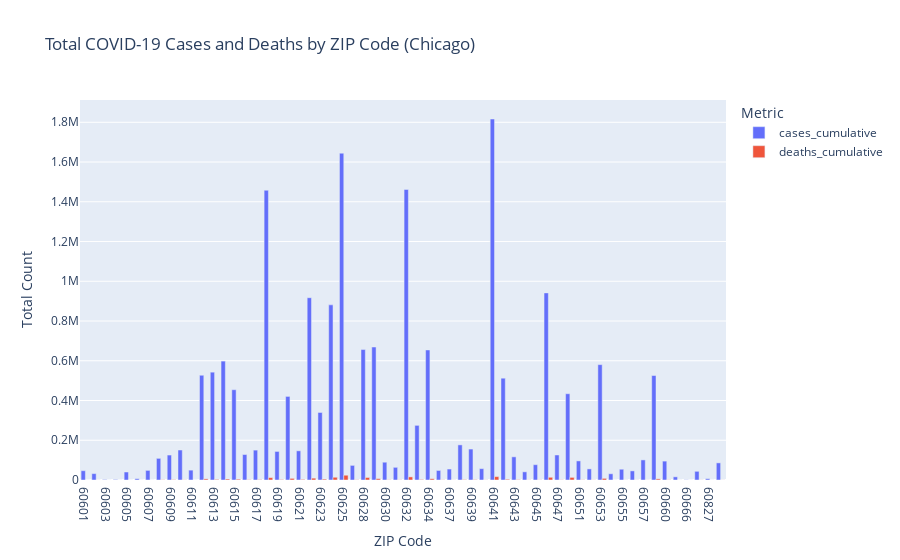

Notebook code for this chart:
### Code cell
#still not getting accurate representation with cleaned data set

import plotly.express as px

# transform for grouped bar chart format
df_long = df_covid_totals.melt(id_vars="zip_code", value_vars=["cases_cumulative", "deaths_cumulative"],
                      var_name="Metric", value_name="Total")

# Create grouped bar chart
fig = px.bar(df_long, x="zip_code", y="Total", color="Metric", barmode="group",
             title="Total COVID-19 Cases and Deaths by ZIP Code (Chicago)",
             labels={"zip_code": "ZIP Code", "Total": "Total Count", "Metric": "Metric"})

fig.show()

### Figure 1 — Plotly figure (JSON) as saved in the notebook; plotly's stock layout.template omitted (floating-point values rounded to 4 significant figures)
{"data": [{"alignmentgroup": "True", "hovertemplate": "Metric=cases_cumulative<br>ZIP Code=%{x}<br>Total Count=%{y}<extra></extra>", "legendgroup": "cases_cumulative", "marker": {"color": "#636efa", "pattern": {"shape": ""}}, "name": "cases_cumulative", "offsetgroup": "cases_cumulative", "orientation": "v", "showlegend": true, "textposition": "auto", "type": "bar", "x": ["60601", "60602", "60603", "60604", "60605", "60606", "60607", "60608", "60609", "60610", "60611", "60612", "60613", "60614", "60615", "60616", "60617", "60618", "60619", "60620", "60621", "60622", "60623", "60624", "60625", "60626", "60628", "60629", "60630", "60631", "60632", "60633", "60634", "60636", "60637", "60638", "60639", "60640", "60641", "60642", "60643", "60644", "60645", "60646", "60647", "60649", "60651", "60652", "60653", "60654", "60655", "60656", "60657", "60659", "60660", "60661", "60666", "60707", "60827", "Unknown"], "xaxis": "x", "y": [46834, 32148, 2286, 2520, 40188, 6553, 48420, 108947, 125573, 150895, 49654, 527105, 542650, 598292, 454344, 128229, 150400, 1458008, 143731, 420618, 146902, 917286, 339805, 881304, 1644530, 73524, 656427, 669253, 89545, 63773, 1462055, 274972, 654425, 48032, 55166, 176680, 155741, 56992, 1816578, 512338, 116582, 41115, 77051, 941614, 125891, 434149, 96126, 55839, 580479, 31357, 54184, 45842, 101116, 525758, 95061, 15989, 1115, 43712, 6606, 86170], "yaxis": "y"}, {"alignmentgroup": "True", "hovertemplate": "Metric=deaths_cumulative<br>ZIP Code=%{x}<br>Total Count=%{y}<extra></extra>", "legendgroup": "deaths_cumulative", "marker": {"color": "#EF553B", "pattern": {"shape": ""}}, "name": "deaths_cumulative", "offsetgroup": "deaths_cumulative", "orientation": "v", "showlegend": true, "textposition": "auto", "type": "bar", "x": ["60601", "60602", "60603", "60604", "60605", "60606", "60607", "60608", "60609", "60610", "60611", "60612", "60613", "60614", "60615", "60616", "60617", "60618", "60619", "60620", "60621", "60622", "60623", "60624", "60625", "60626", "60628", "60629", "60630", "60631", "60632", "60633", "60634", "60636", "60637", "60638", "60639", "60640", "60641", "60642", "60643", "60644", "60645", "60646", "60647", "60649", "60651", "60652", "60653", "60654", "60655", "60656", "60657", "60659", "60660", "60661", "60666", "60707", "60827", "Unknown"], "xaxis": "x", "y": [128, 273, 0, 0, 80, 55, 100, 1030, 1631, 794, 155, 5624, 2955, 4983, 4177, 1456, 1839, 11987, 2194, 8223, 2944, 9203, 4424, 13823, 24034, 1090, 12682, 6835, 1035, 882, 15661, 2594, 6475, 840, 436, 1872, 1600, 627, 17118, 3737, 1760, 666, 805, 13657, 1001, 13141, 955, 588, 8220, 45, 330, 430, 340, 5722, 884, 10, 0, 476, 95, 318], "yaxis": "y"}], "layout": {"autosize": true, "barmode": "group", "legend": {"title": {"text": "Metric"}, "tracegroupgap": 0}, "title": {"text": "Total COVID-19 Cases and Deaths by ZIP Code (Chicago)"}, "xaxis": {"anchor": "y", "autorange": true, "domain": [0, 1], "range": [-0.5, 59.5], "title": {"text": "ZIP Code"}, "type": "category"}, "yaxis": {"anchor": "x", "autorange": true, "domain": [0, 1], "range": [0, 1912000.0], "title": {"text": "Total Count"}, "type": "linear"}}}
